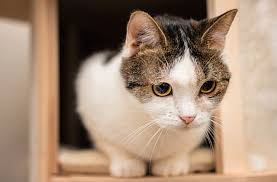
#> input picture TeachCode代码教学区/CH5_边缘特征与连通域检索/cat.png, 277 x 182 px
$ python CH5.3_flip_v3.py
#> lines starting #> are read from the running program, lines starting #| are printed output that depends on the picture
import cv2
import numpy as np
from matplotlib import pyplot as plt

img = cv2.imread('cat.png')
#> img is the input picture: shape (182, 277, 3); mean B, G, R 117.6, 138.1, 163.3
height,width,channel = img.shape
#> height = 182; width = 277; channel = 3

# 水平翻转
flip_h =  img[:,::-1]
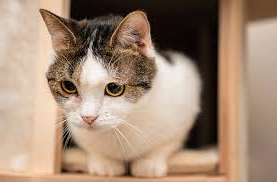
#> flip_h: shape (182, 277, 3); mean B, G, R 117.6, 138.1, 163.3

# 垂直翻转
flip_v =  img[::-1]
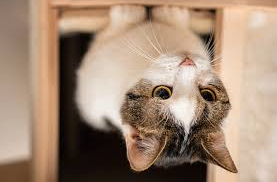
#> flip_v: shape (182, 277, 3); mean B, G, R 117.6, 138.1, 163.3

# 水平垂直同时翻转
flip_hv =  img[::-1, ::-1]
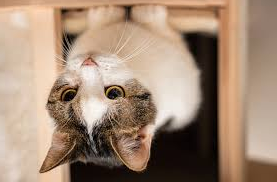
#> flip_hv: shape (182, 277, 3); mean B, G, R 117.6, 138.1, 163.3


def bgr2rbg(img):
    '''
        将颜色空间从BGR转换为RBG
    '''
    return img[:,:,::-1]
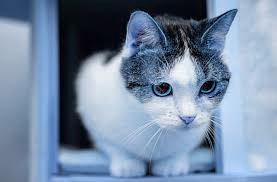
#> returned value: shape (182, 277, 3); mean of channels 0, 1, 2 163.3, 138.1, 117.6; drawn as B, G, R


plt.subplot(221)
plt.title('SRC')
plt.imshow(bgr2rbg(img))

plt.subplot(222)
plt.title('Horizontally')
plt.imshow(bgr2rbg(flip_h))
#> in bgr2rbg (call 2), `return img[:,:,::-1]`:
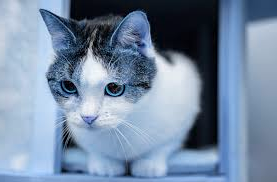
#> returned value: shape (182, 277, 3); mean of channels 0, 1, 2 163.3, 138.1, 117.6; drawn as B, G, R

plt.subplot(223)
plt.title('Vertically')
plt.imshow(bgr2rbg(flip_v))
#> in bgr2rbg (call 3), `return img[:,:,::-1]`:
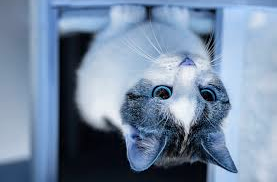
#> returned value: shape (182, 277, 3); mean of channels 0, 1, 2 163.3, 138.1, 117.6; drawn as B, G, R

plt.subplot(224)
plt.title('Horizontally & Vertically')
plt.imshow(bgr2rbg(flip_hv))
#> in bgr2rbg (call 4), `return img[:,:,::-1]`:
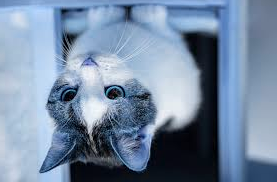
#> returned value: shape (182, 277, 3); mean of channels 0, 1, 2 163.3, 138.1, 117.6; drawn as B, G, R

plt.show()
